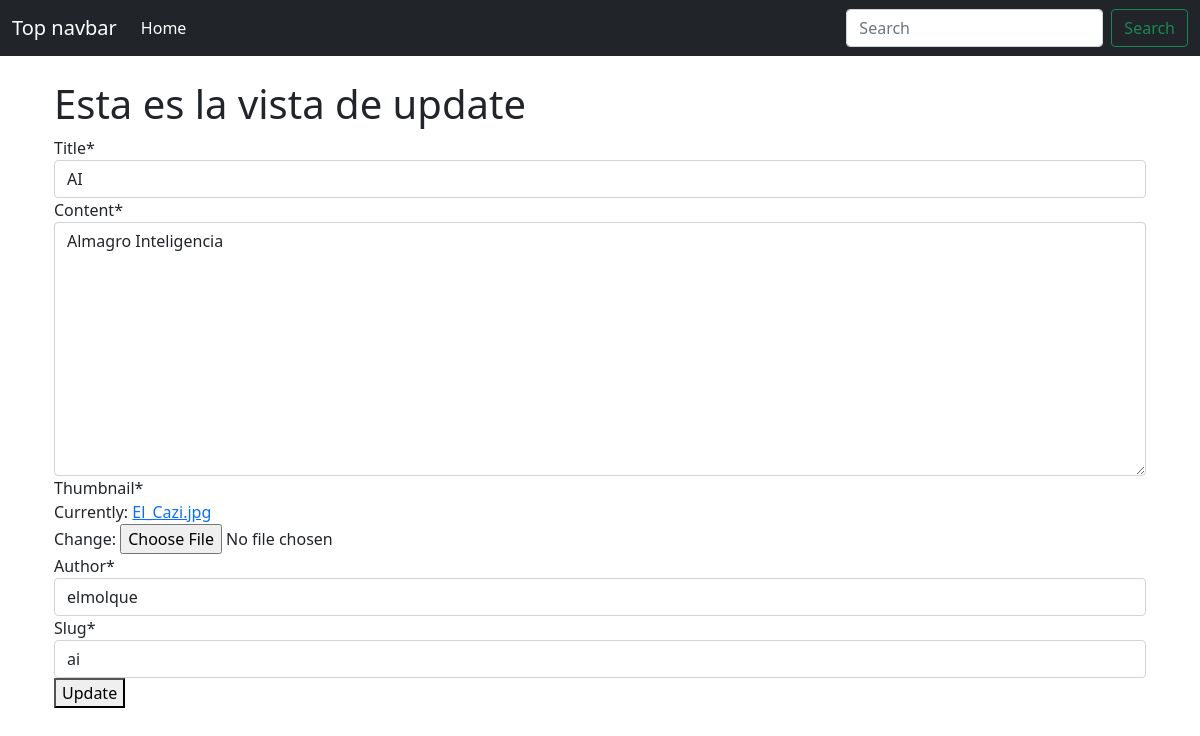
/ai/update/, run on the app's committed database.
### posts/models.py (models this page shows, shortened)
class Post(models.Model):
    title = models.CharField(max_length=100)
    content = models.TextField()
    thumbnail = models.ImageField()
    publish_date = models.DateTimeField(auto_now_add=True)
    last_updated = models.DateTimeField(auto_now=True)
    author = models.ForeignKey(User, on_delete=models.CASCADE)
    slug = models.SlugField()

### posts/views.py (the view)
# urls.py: path('<slug>/update/', PostUpdateView.as_view(), name='update'),
class PostUpdateView(UpdateView):
    form_class = PostForm
    model = Post
    success_url = '/'
    def get_context_data(self, **kwargs):
        context = super().get_context_data(**kwargs)
        context.update({
            'view_type':'update'
        })
        return context

### posts/forms.py
class PostForm(forms.ModelForm):
    class Meta:
        model = Post
        fields = ('__all__')

### posts/models.py (called while the page is built)
    def __str__(self):
        return self.username

### templates/posts/post_form.html (shortened to what this page needs)
{% extends "base.html" %}
{% load crispy_forms_tags %}
{% block content %}
    <div class="container">
        <h1>Esta es la vista de {{ view_type }}</h1>
        <form method='POST' enctype='multipart/form-data'>
            {{ form|crispy }}
            <button type='submit'> {{ view_type|title }} </button>
        </form>
    </div>
{% endblock content %}

### data on the page
Post: title "AI", content "Almagro Inteligencia", author "elmolque", slug "ai"

### other printed values
{{ view_type }} "update"
{{ view_type|title }} "Update"
